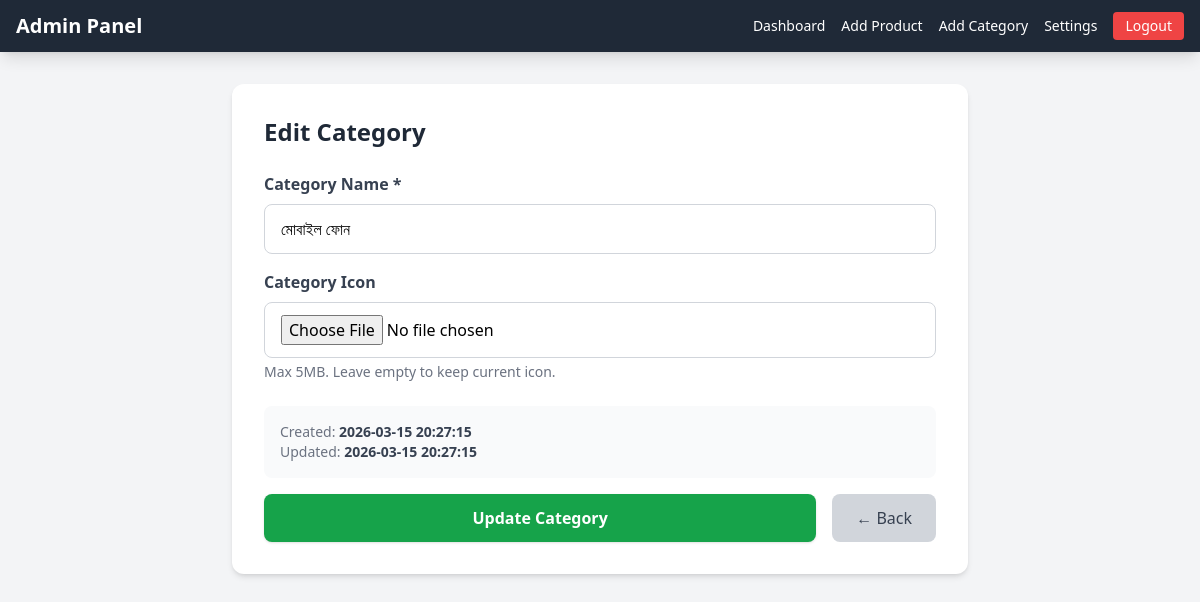
The page /admin/edit-category.php?id=1 (signed in) on the database its author committed.
### tables this page shows
CREATE TABLE IF NOT EXISTS `categories` (
  `id` INT AUTO_INCREMENT PRIMARY KEY,
  `name` VARCHAR(255) NOT NULL,
  `created_at` TIMESTAMP DEFAULT CURRENT_TIMESTAMP,
  `updated_at` TIMESTAMP DEFAULT CURRENT_TIMESTAMP ON UPDATE CURRENT_TIMESTAMP
);

### admin/edit-category.php (the view, shortened to what this page needs)
<?php
require_once '../db.php';
$category_id = isset($_GET['id']) ? (int)$_GET['id'] : 0;
$stmt = $conn->prepare("SELECT * FROM categories WHERE id = ?");
$stmt->bind_param("i", $category_id);
$stmt->execute();
$result = $stmt->get_result();
$category = $result->fetch_assoc();
?>
<!DOCTYPE html>
<html lang="en">
<head>
    <script src="https://cdn.tailwindcss.com"></script>
</head>
<body class="bg-gray-100 min-h-screen">
    <nav class="bg-gray-800 text-white shadow-lg">
        <div class="max-w-7xl mx-auto px-4 py-3">
            <div class="flex justify-between items-center">
                <div class="flex items-center">
                    <span class="text-xl font-bold">Admin Panel</span>
                </div>
                <div class="hidden md:flex items-center space-x-4">
                    <a href="dashboard.php" class="hover:text-green-400 transition text-sm">Dashboard</a>
                    <a href="add-product.php" class="hover:text-green-400 transition text-sm">Add Product</a>
                    <a href="add-category.php" class="hover:text-green-400 transition text-sm">Add Category</a>
                    <a href="settings.php" class="hover:text-green-400 transition text-sm">Settings</a>
                    <a href="login.php?logout=1" class="bg-red-500 px-3 py-1 rounded text-sm hover:bg-red-600 transition">Logout</a>
                </div>
            </div>
        </div>
    </nav>
    <div class="max-w-3xl mx-auto px-4 py-8">
        <div class="bg-white rounded-xl shadow-md p-8">
            <h1 class="text-2xl font-bold text-gray-800 mb-6">Edit Category</h1>
            <form method="POST" action="" enctype="multipart/form-data">
                <div class="mb-4">
                    <label class="block text-gray-700 font-semibold mb-2">Category Name *</label>
                    <input type="text" name="name" value="<?php echo htmlspecialchars($category['name']); ?>"
                           class="w-full px-4 py-3 border border-gray-300 rounded-lg focus:outline-none focus:ring-2 focus:ring-green-500" required>
                </div>
                <div class="mb-6">
                    <label class="block text-gray-700 font-semibold mb-2">Category Icon</label>
                    <input type="file" name="icon" accept="image/*"
                           class="w-full px-4 py-3 border border-gray-300 rounded-lg focus:outline-none focus:ring-2 focus:ring-green-500">
                    <p class="text-sm text-gray-500 mt-1">Max 5MB. Leave empty to keep current icon.</p>
                </div>
                <div class="mb-4 bg-gray-50 rounded-lg p-4">
                    <p class="text-sm text-gray-500">Created: <strong class="text-gray-700"><?php echo $category['created_at']; ?></strong></p>
                    <p class="text-sm text-gray-500">Updated: <strong class="text-gray-700"><?php echo $category['updated_at']; ?></strong></p>
                </div>
                <div class="flex space-x-4">
                    <button type="submit" class="flex-1 bg-green-600 text-white py-3 rounded-lg font-semibold hover:bg-green-700 transition shadow">Update Category</button>
                    <a href="dashboard.php" class="bg-gray-300 text-gray-700 px-6 py-3 rounded-lg hover:bg-gray-400 transition text-center">&larr; Back</a>
                </div>
            </form>
        </div>
    </div>
</body>
</html>

### rows shown on the page
categories: name "মোবাইল ফোন", created_at "2026-03-15 20:27:15", updated_at "2026-03-15 20:27:15"
